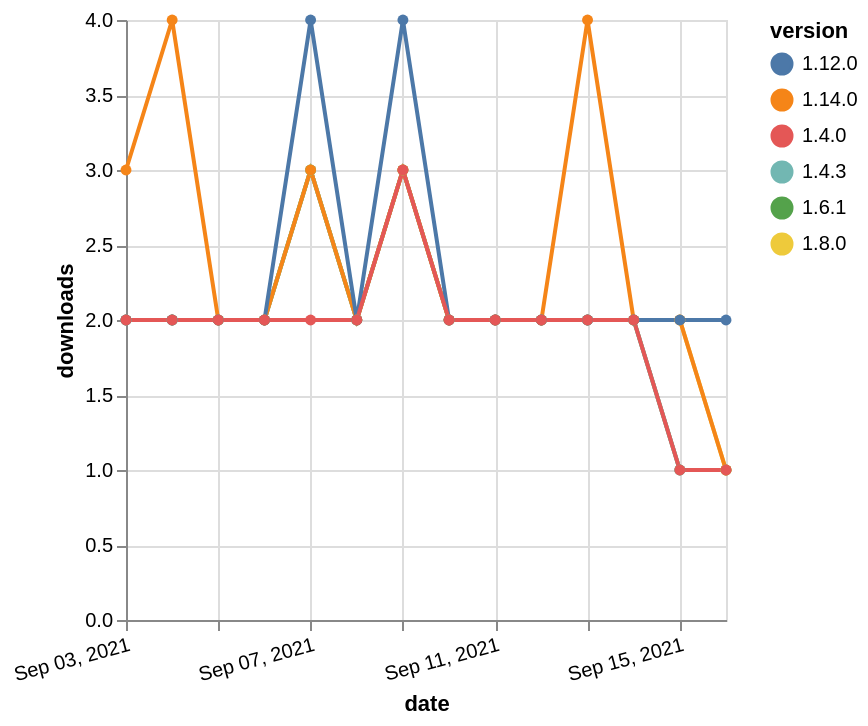

Specify this chart in Vega-Lite:
### Vega-Lite specification from a JSON file in a GitHub repository (floating-point values rounded to 4 significant figures)
{"$schema": "https://vega.github.io/schema/vega-lite/v5.json", "description": "A simple bar chart with embedded data.", "data": {"values": [{"date": "2021-09-03", "total": 1649, "delta": 2, "version": "1.6.1"}, {"date": "2021-09-04", "total": 1651, "delta": 2, "version": "1.6.1"}, {"date": "2021-09-05", "total": 1653, "delta": 2, "version": "1.6.1"}, {"date": "2021-09-06", "total": 1655, "delta": 2, "version": "1.6.1"}, {"date": "2021-09-07", "total": 1658, "delta": 3, "version": "1.6.1"}, {"date": "2021-09-08", "total": 1660, "delta": 2, "version": "1.6.1"}, {"date": "2021-09-09", "total": 1663, "delta": 3, "version": "1.6.1"}, {"date": "2021-09-10", "total": 1665, "delta": 2, "version": "1.6.1"}, {"date": "2021-09-11", "total": 1667, "delta": 2, "version": "1.6.1"}, {"date": "2021-09-12", "total": 1669, "delta": 2, "version": "1.6.1"}, {"date": "2021-09-13", "total": 1671, "delta": 2, "version": "1.6.1"}, {"date": "2021-09-14", "total": 1673, "delta": 2, "version": "1.6.1"}, {"date": "2021-09-15", "total": 1674, "delta": 1, "version": "1.6.1"}, {"date": "2021-09-16", "total": 1675, "delta": 1, "version": "1.6.1"}, {"date": "2021-09-03", "total": 1479, "delta": 2, "version": "1.8.0"}, {"date": "2021-09-04", "total": 1481, "delta": 2, "version": "1.8.0"}, {"date": "2021-09-05", "total": 1483, "delta": 2, "version": "1.8.0"}, {"date": "2021-09-06", "total": 1485, "delta": 2, "version": "1.8.0"}, {"date": "2021-09-07", "total": 1488, "delta": 3, "version": "1.8.0"}, {"date": "2021-09-08", "total": 1490, "delta": 2, "version": "1.8.0"}, {"date": "2021-09-09", "total": 1493, "delta": 3, "version": "1.8.0"}, {"date": "2021-09-10", "total": 1495, "delta": 2, "version": "1.8.0"}, {"date": "2021-09-11", "total": 1497, "delta": 2, "version": "1.8.0"}, {"date": "2021-09-12", "total": 1499, "delta": 2, "version": "1.8.0"}, {"date": "2021-09-13", "total": 1501, "delta": 2, "version": "1.8.0"}, {"date": "2021-09-14", "total": 1503, "delta": 2, "version": "1.8.0"}, {"date": "2021-09-15", "total": 1505, "delta": 2, "version": "1.8.0"}, {"date": "2021-09-16", "total": 1506, "delta": 1, "version": "1.8.0"}, {"date": "2021-09-03", "total": 2029, "delta": 2, "version": "1.4.3"}, {"date": "2021-09-04", "total": 2031, "delta": 2, "version": "1.4.3"}, {"date": "2021-09-05", "total": 2033, "delta": 2, "version": "1.4.3"}, {"date": "2021-09-06", "total": 2035, "delta": 2, "version": "1.4.3"}, {"date": "2021-09-07", "total": 2038, "delta": 3, "version": "1.4.3"}, {"date": "2021-09-08", "total": 2040, "delta": 2, "version": "1.4.3"}, {"date": "2021-09-09", "total": 2043, "delta": 3, "version": "1.4.3"}, {"date": "2021-09-10", "total": 2045, "delta": 2, "version": "1.4.3"}, {"date": "2021-09-11", "total": 2047, "delta": 2, "version": "1.4.3"}, {"date": "2021-09-12", "total": 2049, "delta": 2, "version": "1.4.3"}, {"date": "2021-09-13", "total": 2051, "delta": 2, "version": "1.4.3"}, {"date": "2021-09-14", "total": 2053, "delta": 2, "version": "1.4.3"}, {"date": "2021-09-15", "total": 2054, "delta": 1, "version": "1.4.3"}, {"date": "2021-09-16", "total": 2055, "delta": 1, "version": "1.4.3"}, {"date": "2021-09-03", "total": 226, "delta": 3, "version": "1.14.0"}, {"date": "2021-09-04", "total": 230, "delta": 4, "version": "1.14.0"}, {"date": "2021-09-05", "total": 232, "delta": 2, "version": "1.14.0"}, {"date": "2021-09-06", "total": 234, "delta": 2, "version": "1.14.0"}, {"date": "2021-09-07", "total": 237, "delta": 3, "version": "1.14.0"}, {"date": "2021-09-08", "total": 239, "delta": 2, "version": "1.14.0"}, {"date": "2021-09-09", "total": 242, "delta": 3, "version": "1.14.0"}, {"date": "2021-09-10", "total": 244, "delta": 2, "version": "1.14.0"}, {"date": "2021-09-11", "total": 246, "delta": 2, "version": "1.14.0"}, {"date": "2021-09-12", "total": 248, "delta": 2, "version": "1.14.0"}, {"date": "2021-09-13", "total": 252, "delta": 4, "version": "1.14.0"}, {"date": "2021-09-14", "total": 254, "delta": 2, "version": "1.14.0"}, {"date": "2021-09-15", "total": 256, "delta": 2, "version": "1.14.0"}, {"date": "2021-09-16", "total": 257, "delta": 1, "version": "1.14.0"}, {"date": "2021-09-03", "total": 729, "delta": 2, "version": "1.12.0"}, {"date": "2021-09-04", "total": 731, "delta": 2, "version": "1.12.0"}, {"date": "2021-09-05", "total": 733, "delta": 2, "version": "1.12.0"}, {"date": "2021-09-06", "total": 735, "delta": 2, "version": "1.12.0"}, {"date": "2021-09-07", "total": 739, "delta": 4, "version": "1.12.0"}, {"date": "2021-09-08", "total": 741, "delta": 2, "version": "1.12.0"}, {"date": "2021-09-09", "total": 745, "delta": 4, "version": "1.12.0"}, {"date": "2021-09-10", "total": 747, "delta": 2, "version": "1.12.0"}, {"date": "2021-09-11", "total": 749, "delta": 2, "version": "1.12.0"}, {"date": "2021-09-12", "total": 751, "delta": 2, "version": "1.12.0"}, {"date": "2021-09-13", "total": 753, "delta": 2, "version": "1.12.0"}, {"date": "2021-09-14", "total": 755, "delta": 2, "version": "1.12.0"}, {"date": "2021-09-15", "total": 757, "delta": 2, "version": "1.12.0"}, {"date": "2021-09-16", "total": 759, "delta": 2, "version": "1.12.0"}, {"date": "2021-09-03", "total": 1882, "delta": 2, "version": "1.4.0"}, {"date": "2021-09-04", "total": 1884, "delta": 2, "version": "1.4.0"}, {"date": "2021-09-05", "total": 1886, "delta": 2, "version": "1.4.0"}, {"date": "2021-09-06", "total": 1888, "delta": 2, "version": "1.4.0"}, {"date": "2021-09-07", "total": 1890, "delta": 2, "version": "1.4.0"}, {"date": "2021-09-08", "total": 1892, "delta": 2, "version": "1.4.0"}, {"date": "2021-09-09", "total": 1895, "delta": 3, "version": "1.4.0"}, {"date": "2021-09-10", "total": 1897, "delta": 2, "version": "1.4.0"}, {"date": "2021-09-11", "total": 1899, "delta": 2, "version": "1.4.0"}, {"date": "2021-09-12", "total": 1901, "delta": 2, "version": "1.4.0"}, {"date": "2021-09-13", "total": 1903, "delta": 2, "version": "1.4.0"}, {"date": "2021-09-14", "total": 1905, "delta": 2, "version": "1.4.0"}, {"date": "2021-09-15", "total": 1906, "delta": 1, "version": "1.4.0"}, {"date": "2021-09-16", "total": 1907, "delta": 1, "version": "1.4.0"}]}, "width": "container", "mark": {"type": "line", "point": {"filled": true}}, "encoding": {"x": {"field": "date", "type": "temporal", "timeUnit": "yearmonthdate", "title": "date", "axis": {"labelAngle": -15}}, "y": {"field": "delta", "type": "quantitative", "title": "downloads"}, "color": {"field": "version", "type": "nominal"}, "tooltip": {"field": "delta"}}}
